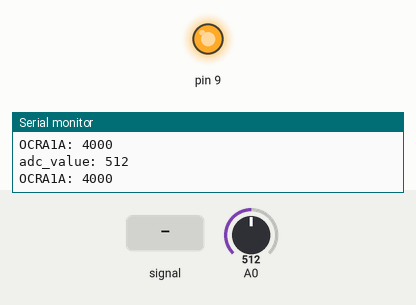
A sketch run on a simulated Arduino Uno, built with avr-gcc and run on an emulated ATmega328P. On the bench: output pins drawn as LEDs (lit = HIGH), the last lines printed to the serial monitor. Dashed ring = blinking. The test bench sets the inputs (shaded band); at power-on: A0 = 512.

Above: at 0.8 s.
0.9 s: A0 fed a 2 Hz sine of ±306 counts around its level
At 2.0 s:
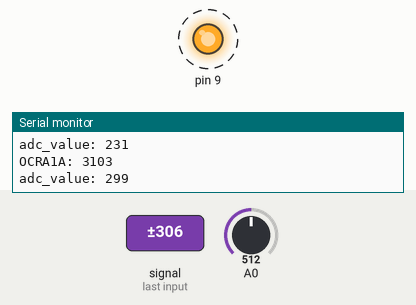
3.9 s: A0 set to 122
5.4 s: A0 set to 0
At 5.9 s:
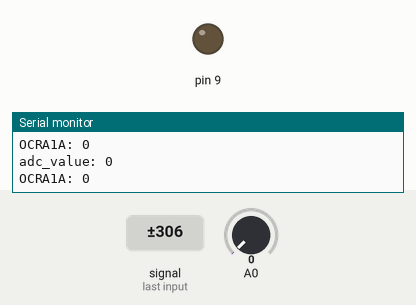
6.9 s: A0 set to 511
At 8.1 s:
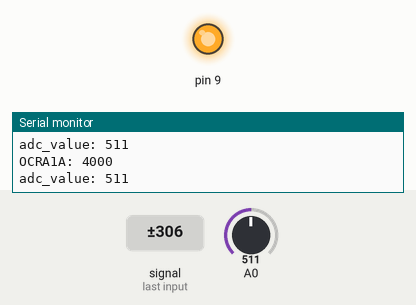
8.4 s: A0 fed a 2 Hz sine of ±306 counts around its level
At 9.3 s:
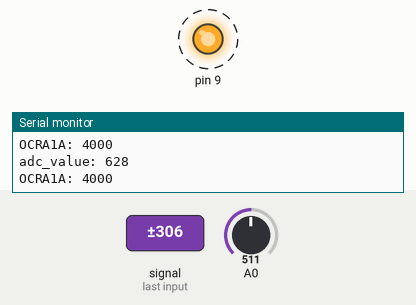
11.4 s: A0 fed a 200 Hz sine of ±460 counts around its level
At 12.3 s:
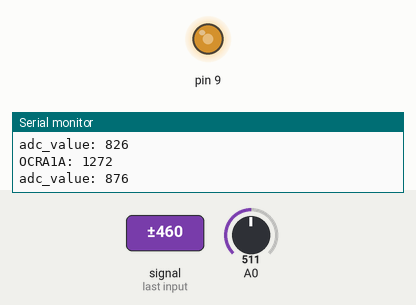
Timing chart, 0 to 12.9 s (numbered marks = the images above; inputs shaded):
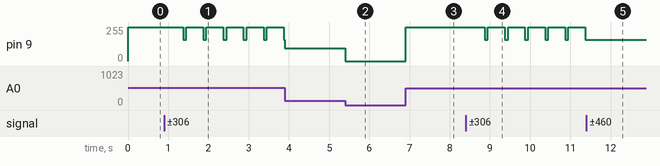

Measured:
- after the input at 0.9 s, pin 9: alternates 255/255 for 0.42 s and 159/255 for 0.08 s, starting after 0.47 s
- after the input at 5.4 s, pin 9: 94/255 → 0/255 at once
- after the input at 6.9 s, pin 9: 0/255 → 255/255 at once
- after the input at 8.4 s, pin 9: alternates 255/255 for 0.42 s and 158/255 for 0.08 s, starting after 0.47 s
- after the input at 11.4 s, pin 9: stops changing and stays 158/255

The sketch:

lab8-checkpoint03.ino
```cpp
#include <avr/io.h>
#include <avr/interrupt.h>

#define F_CPU 16000000UL
#define ADC0 0

// #define MAX_TCNT1 255 -> หาค่า N ~= 16 ไม่ได้
#define MAX_PWM 4000  // (F_CPU / (2 * Prescaler * F_Target)) -> (16MHz / (2 * 1 * 2kHz))

// global val
volatile uint16_t adc_result = 0;

// prototype function
uint32_t calculate_OCR1A(uint16_t adc_val);

ISR(ADC_vect) {
//    uint16_t adc_value = ADC;
    adc_result = ADC;
    OCR1A = calculate_OCR1A(adc_result);
}

uint32_t calculate_OCR1A(uint16_t adc_val) {
  return  min(4000,((uint32_t)adc_val * MAX_PWM) / 330);
}

int main(void) {

  DDRB |= (1 << DDB1); // Output PB1

  // WGM1[3:0] = 1010 -> Phase Correct PWM, TOP = ICR1
  TCCR1A = (1<<WGM11 | 0<<WGM10);
  TCCR1B = (1<<WGM13 | 0<<WGM12);

  TCCR1A |= (1<<COM1A1 | 0<<COM1A0); // COM1A[1:0] = 10 -> count up high, count down low (ขึ้นลงตรงกัน)

  TCCR1B |= (0<<CS12 | 0<<CS11 | 1<<CS10); // CS0[2:1] = 001 -> N = 1


  // Setup ADC
  DIDR0 = 0b00111111; // disable buffer  adc0-adc5
  DDRC =  0x00; // PC0 input

  // ADMUX[7:6] = 01; (REFS1)(REFS0) ref AVCC
  // ADMUX[5] = 0; (ADLAR) right align 2 bit high - 8 bit low ADCH:ADCL
  // ADMUX[3:0] = 0000; (MUX3210) use ADC0
  ADMUX = 0b01000000;


  // ADCSRA[7] = 1; (ADEN) Enable ADC
  // ADCSRA[6] = 1; (ADSC) enable start
  // ADCSRA[5] = 1; (ADATE) enable auto trigger
  // ADCSRA[4] = 0; (ADIF) interrupt flag
  // ADCSRA[3] = 1; (ADIE) set interrupt enable
  // ADCSRA[2:0] = 111; (ADSP) [2:0] division factor /128
  ADCSRA = 0b11101111;

  // Free Running mode
  ADCSRB = (0<<ADTS2 | 0<<ADTS1 | 0<<ADTS0);

  TCNT1=0;
  ICR1 = MAX_PWM;
  OCR1A = MAX_PWM / 2; // default 50% Duty Cycle

  sei();
  Serial.begin(9600);
  while (1) {
    // Do nothing
    Serial.print("adc_value: ");
    Serial.println(adc_result);

    Serial.print("OCRA1A: ");
    Serial.println(OCR1A);
  }
}
```
